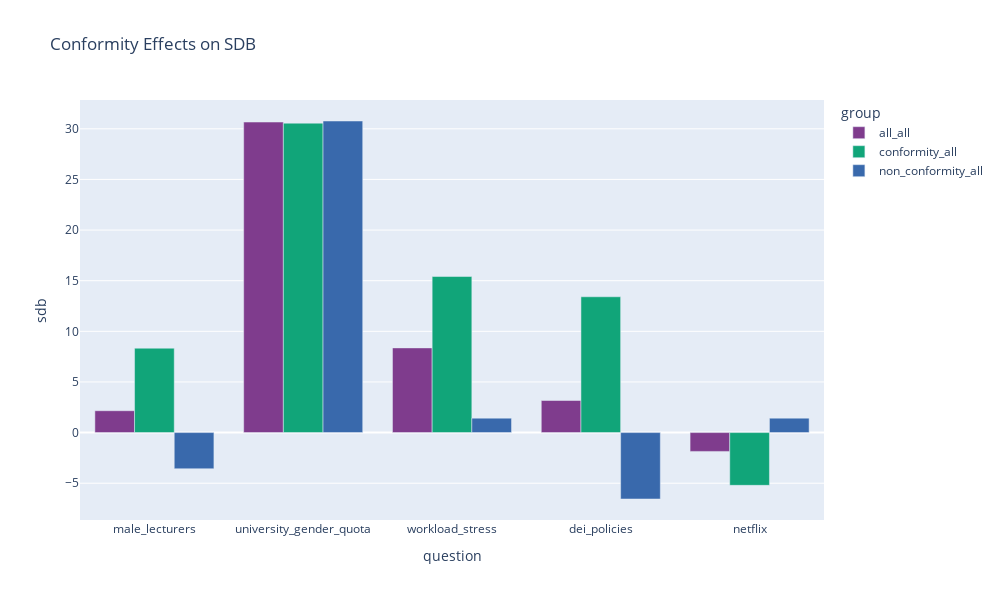

The notebook cell this image was saved under:
### Code cell
temp_sdb = all_sdb.loc[all_sdb['group'].isin(all_cols), :]

# create 3 groups of bars for each question based on all_cols female_cols and male_cols
fig = px.bar(temp_sdb, x='question', y='sdb', color='group', color_discrete_sequence=px.colors.qualitative.Bold, barmode='group', title='Conformity Effects on SDB')

# increase plot size and change color palette to viridis
fig.update_layout(
    autosize=False,
    width=1000,
    height=600,
    coloraxis=dict(colorscale='viridis')
)

fig.show()

### Figure 1 — Plotly figure (JSON) as saved in the notebook; plotly's stock layout.template omitted (floating-point values rounded to 4 significant figures)
{"data": [{"alignmentgroup": "True", "hovertemplate": "group=all_all<br>question=%{x}<br>sdb=%{y}<extra></extra>", "legendgroup": "all_all", "marker": {"color": "rgb(127, 60, 141)", "pattern": {"shape": ""}}, "name": "all_all", "offsetgroup": "all_all", "orientation": "v", "showlegend": true, "textposition": "auto", "type": "bar", "x": ["male_lecturers", "university_gender_quota", "workload_stress", "dei_policies", "netflix"], "xaxis": "x", "y": [2.159, 30.67, 8.364, 3.168, -1.859], "yaxis": "y"}, {"alignmentgroup": "True", "hovertemplate": "group=conformity_all<br>question=%{x}<br>sdb=%{y}<extra></extra>", "legendgroup": "conformity_all", "marker": {"color": "rgb(17, 165, 121)", "pattern": {"shape": ""}}, "name": "conformity_all", "offsetgroup": "conformity_all", "orientation": "v", "showlegend": true, "textposition": "auto", "type": "bar", "x": ["male_lecturers", "university_gender_quota", "workload_stress", "dei_policies", "netflix"], "xaxis": "x", "y": [8.333, 30.56, 15.41, 13.41, -5.208], "yaxis": "y"}, {"alignmentgroup": "True", "hovertemplate": "group=non_conformity_all<br>question=%{x}<br>sdb=%{y}<extra></extra>", "legendgroup": "non_conformity_all", "marker": {"color": "rgb(57, 105, 172)", "pattern": {"shape": ""}}, "name": "non_conformity_all", "offsetgroup": "non_conformity_all", "orientation": "v", "showlegend": true, "textposition": "auto", "type": "bar", "x": ["male_lecturers", "university_gender_quota", "workload_stress", "dei_policies", "netflix"], "xaxis": "x", "y": [-3.571, 30.77, 1.429, -6.557, 1.429], "yaxis": "y"}], "layout": {"autosize": false, "barmode": "group", "coloraxis": {"colorscale": [[0, "#440154"], [0.1111, "#482878"], [0.2222, "#3e4989"], [0.3333, "#31688e"], [0.4444, "#26828e"], [0.5556, "#1f9e89"], [0.6667, "#35b779"], [0.7778, "#6ece58"], [0.8889, "#b5de2b"], [1, "#fde725"]]}, "height": 600, "legend": {"title": {"text": "group"}, "tracegroupgap": 0}, "title": {"text": "Conformity Effects on SDB"}, "width": 1000, "xaxis": {"anchor": "y", "domain": [0, 1], "title": {"text": "question"}}, "yaxis": {"anchor": "x", "domain": [0, 1], "title": {"text": "sdb"}}}}
